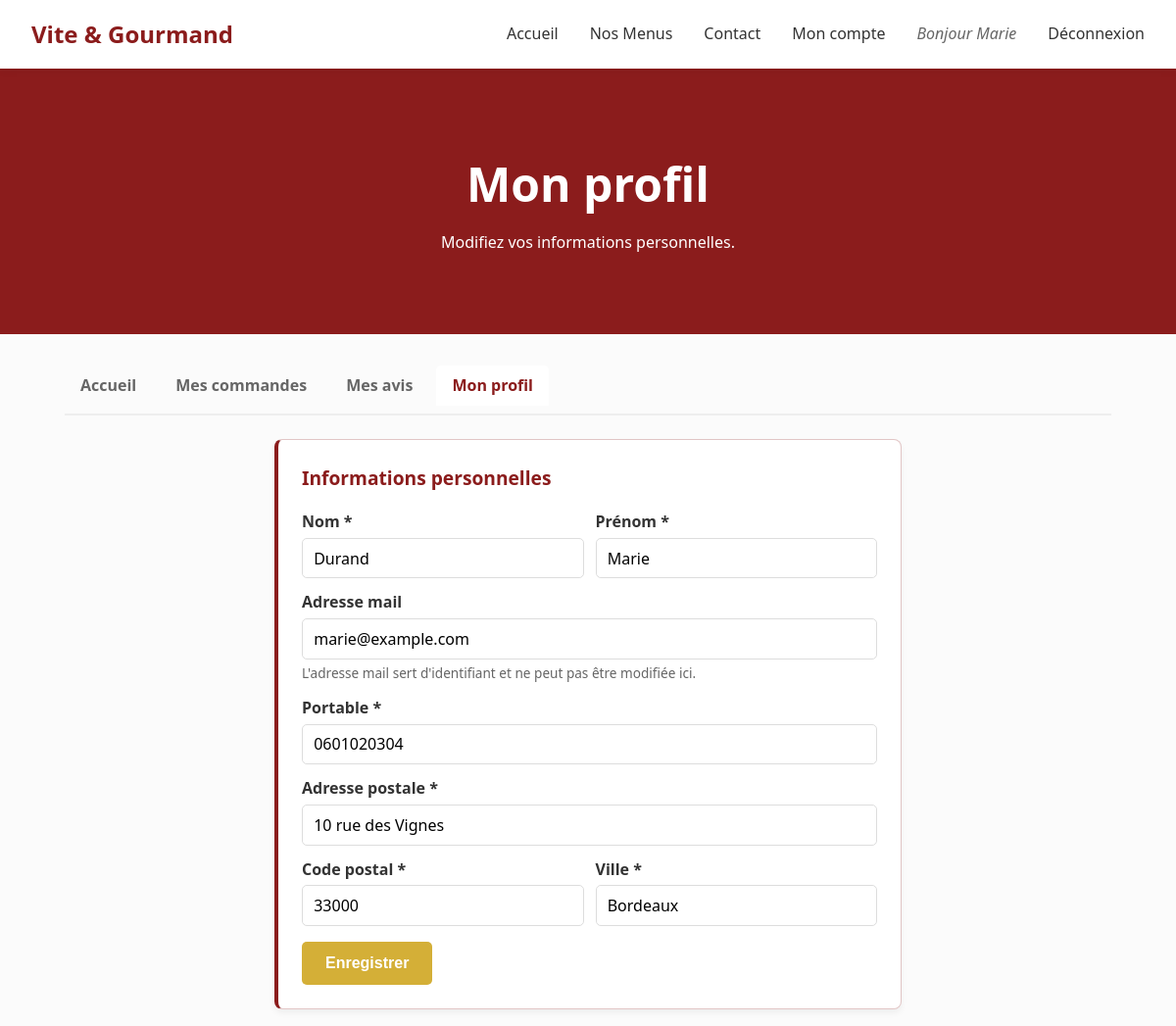
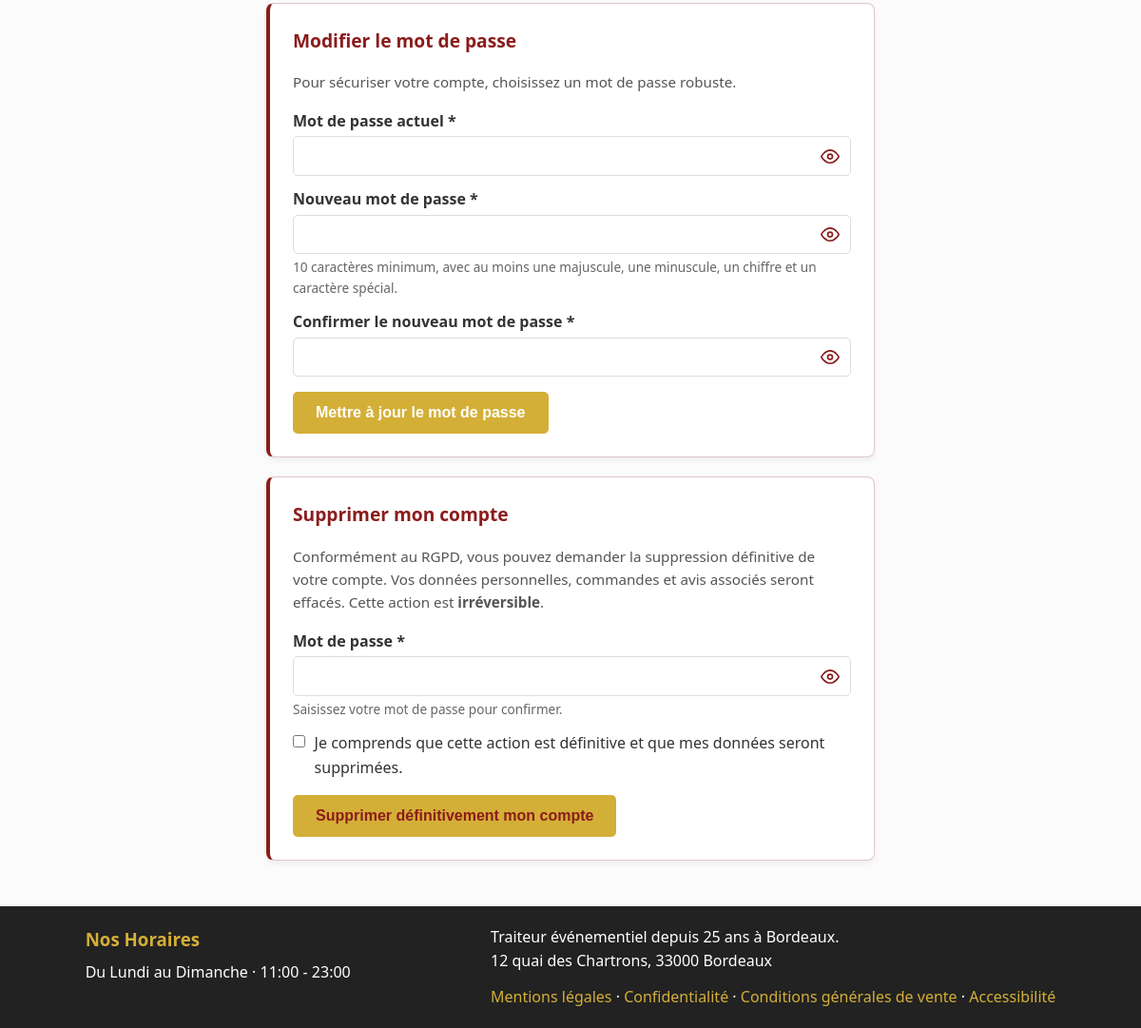
The app's page /public/mon-compte/profil (signed in) with its own data (2 pictures, top to bottom).
### tables this page shows
CREATE TABLE `utilisateur` (
  `utilisateur_id` INT NOT NULL AUTO_INCREMENT,
  `email` VARCHAR(100) NULL,
  `password` VARCHAR(255) NULL,
  `prenom` VARCHAR(50) NULL,
  `nom` VARCHAR(50) NULL,
  `telephone` VARCHAR(50) NULL,
  `adresse_postale` VARCHAR(255) NULL,
  `code_postal` VARCHAR(10) NULL,
  `ville` VARCHAR(50) NULL,
  `actif` TINYINT(1) NOT NULL DEFAULT 1,
  `email_verifie` TINYINT(1) NOT NULL DEFAULT 0,
  `email_token` VARCHAR(64) NULL,
  `email_token_expire` DATETIME NULL,
  `reset_token` VARCHAR(64) NULL,
  `reset_expire` DATETIME NULL,
  PRIMARY KEY (`utilisateur_id`),
  UNIQUE INDEX `idx_email_unique` (`email`)
);

### src/Controllers/CompteController.php (called while the page is built, shortened)
<?php
require_once __DIR__ . '/../Models/UtilisateurModel.php';
class CompteController {
    private UtilisateurModel $utilisateurModel;
    public function __construct() {
        $this->utilisateurModel       = new UtilisateurModel();
    }
    public function profil() {
        $utilisateur = $this->utilisateurModel->findById($this->userId());
        $old = [
            'nom'             => $utilisateur['nom'] ?? '',
            'prenom'          => $utilisateur['prenom'] ?? '',
            'email'           => $utilisateur['email'] ?? '',
            'telephone'       => $utilisateur['telephone'] ?? '',
            'adresse_postale' => $utilisateur['adresse_postale'] ?? '',
            'code_postal'     => $utilisateur['code_postal'] ?? '',
            'ville'           => $utilisateur['ville'] ?? '',
        ];
        require __DIR__ . '/../Views/compte/profil.php';
    }
    private function userId(): int {
        return (int) $_SESSION['utilisateur']['id'];
    }
}

### public/index.php (called while the page is built, shortened)
<?php
$router = new Router();
$url = trim($_GET['url'] ?? '', '/');
$router->dispatch($url);

### config/database.php (called while the page is built, shortened)
<?php
$config = [
    'host'     => getenv('DB_HOST') ?: 'localhost',
    'db_name'  => getenv('DB_NAME') ?: 'vite_gourmand',
    'username' => getenv('DB_USER') ?: 'root',
    'password' => getenv('DB_PASSWORD') !== false ? (string) getenv('DB_PASSWORD') : '',
];
$local = __DIR__ . '/database.local.php';
return $config;

### src/Services/SqlDatabase.php (called while the page is built, shortened)
<?php
class SqlDatabase {
    private string $host;
    private string $db_name;
    private string $username;
    private string $password;
    public function __construct() {
        $config = require __DIR__ . '/../../config/database.php';
        $this->host     = $config['host'];
        $this->db_name  = $config['db_name'];
        $this->username = $config['username'];
        $this->password = $config['password'];
    }
    public function getConnection(): ?PDO {
        $this->conn = null;
        try {
            $this->conn = new PDO(
                'mysql:host=' . $this->host . ';dbname=' . $this->db_name . ';charset=utf8mb4',
                $this->username,
                $this->password
            );
            $this->conn->setAttribute(PDO::ATTR_ERRMODE, PDO::ERRMODE_EXCEPTION);
            $this->conn->setAttribute(PDO::ATTR_DEFAULT_FETCH_MODE, PDO::FETCH_ASSOC);
        }
        catch (PDOException $exception) {
            echo 'Erreur de connexion à la base de données : ' . $exception->getMessage();
        }
        return $this->conn;
    }
}

### src/Repositories/UtilisateurRepository.php (called while the page is built, shortened)
<?php
require_once __DIR__ . '/../Services/SqlDatabase.php';
class UtilisateurRepository {
    private $conn;
    public function __construct() {
        $database = new SqlDatabase();
        $this->conn = $database->getConnection();
    }
    public function findById(int $id): ?array {
        $query = "SELECT * FROM utilisateur WHERE utilisateur_id = :id";
        $stmt = $this->conn->prepare($query);
        $stmt->execute([':id' => $id]);
        return $stmt->fetch() ?: null;
    }
}

### src/Models/UtilisateurModel.php (called while the page is built, shortened)
<?php
require_once __DIR__ . '/../Repositories/UtilisateurRepository.php';
class UtilisateurModel {
    private UtilisateurRepository $repository;
    public function __construct() {
        $this->repository = new UtilisateurRepository();
    }
    public function findById(int $id): ?array {
        return $this->repository->findById($id);
    }
}

### src/Views/compte/profil.php (the view, shortened to what this page needs)
<section class="compte-hero compte-hero-compact">
    <h1>Mon profil</h1>
    <p>Modifiez vos informations personnelles.</p>
</section>
<section class="compte-page">
    <?php require __DIR__ . '/cpte__nav.php'; ?>
    <div class="profil-layout">
        <div class="compte-card profil-card">
            <h2>Informations personnelles</h2>
            <form method="post" action="<?= BASE_URL ?>/mon-compte/profil" class="profil-form">
                <div class="commande-row">
                    <div class="champ">
                        <label for="nom">Nom *</label>
                        <input type="text" id="nom" name="nom" value="<?= htmlspecialchars($old['nom']) ?>" required autocomplete="family-name">
                    </div>
                    <div class="champ">
                        <label for="prenom">Prénom *</label>
                        <input type="text" id="prenom" name="prenom" value="<?= htmlspecialchars($old['prenom']) ?>" required autocomplete="given-name">
                    </div>
                </div>
                <div class="champ">
                    <label for="email">Adresse mail</label>
                    <input type="email" id="email" value="<?= htmlspecialchars($old['email']) ?>" readonly>
                    <small class="aide">L'adresse mail sert d'identifiant et ne peut pas être modifiée ici.</small>
                </div>
                <div class="champ">
                    <label for="telephone">Portable *</label>
                    <input type="tel" id="telephone" name="telephone" value="<?= htmlspecialchars($old['telephone']) ?>" required autocomplete="tel">
                </div>
                <div class="champ">
                    <label for="adresse_postale">Adresse postale *</label>
                    <input type="text" id="adresse_postale" name="adresse_postale" value="<?= htmlspecialchars($old['adresse_postale']) ?>" required autocomplete="street-address">
                </div>
                <div class="commande-row">
                    <div class="champ">
                        <label for="code_postal">Code postal *</label>
                    <input type="text" id="code_postal" name="code_postal" value="<?= htmlspecialchars($old['code_postal']) ?>"
                           inputmode="numeric" maxlength="10" required autocomplete="postal-code">
                    </div>
                    <div class="champ">
                        <label for="ville">Ville *</label>
                        <input type="text" id="ville" name="ville" value="<?= htmlspecialchars($old['ville']) ?>" required autocomplete="address-level2">
                    </div>
                </div>
                <button type="submit" class="btn">Enregistrer</button>
            </form>
        </div>
        <div class="compte-card profil-card" id="modifier-mot-de-passe">
            <h2>Modifier le mot de passe</h2>
            <p class="profil-card-intro">Pour sécuriser votre compte, choisissez un mot de passe robuste.</p>
            <form method="post" action="<?= BASE_URL ?>/mon-compte/changer-mot-de-passe" class="profil-form">
                <div class="champ">
                    <label for="password_actuel">Mot de passe actuel *</label>
                    <input type="password" id="password_actuel" name="password_actuel" required autocomplete="current-password">
                </div>
                <div class="champ">
                    <label for="password_nouveau">Nouveau mot de passe *</label>
                    <input type="password" id="password_nouveau" name="password_nouveau" required autocomplete="new-password">
                    <small class="aide">10 caractères minimum, avec au moins une majuscule, une minuscule, un chiffre et un caractère spécial.</small>
                </div>
                <div class="champ">
                    <label for="password_confirmation_nouveau">Confirmer le nouveau mot de passe *</label>
                    <input type="password" id="password_confirmation_nouveau" name="password_confirmation_nouveau" required autocomplete="new-password">
                </div>
                <button type="submit" class="btn">Mettre à jour le mot de passe</button>
            </form>
        </div>
        <?php
        $roleCompte = $_SESSION['utilisateur']['role'] ?? 'utilisateur';
        if ($roleCompte === 'utilisateur'):
        ?>
        <div class="compte-card profil-card profil-card-danger">
            <h2>Supprimer mon compte</h2>
            <p class="profil-card-intro">
                Conformément au RGPD, vous pouvez demander la suppression définitive de votre compte.
                Vos données personnelles, commandes et avis associés seront effacés.
                Cette action est <strong>irréversible</strong>.
            </p>
            <form method="post" action="<?= BASE_URL ?>/mon-compte/supprimer-compte" class="profil-form"
                  data-confirm="Confirmez-vous la suppression définitive de votre compte ?">
                <div class="champ">
                    <label for="password_confirmation">Mot de passe *</label>
                    <input type="password" id="password_confirmation" name="password_confirmation" required autocomplete="current-password">
                    <small class="aide">Saisissez votre mot de passe pour confirmer.</small>
                </div>
                <div class="champ champ-checkbox">
                    <label>
                        <input type="checkbox" name="confirm_suppression" value="1" required>
                        Je comprends que cette action est définitive et que mes données seront supprimées.
                    </label>
                </div>
                <button type="submit" class="btn btn-danger">Supprimer définitivement mon compte</button>
            </form>
        </div>
        <?php endif; ?>
    </div>
</section>
<?php
require __DIR__ . '/../layout.php';

### public/css/style.css (style rules this page uses)
:root { --primary: #8b1c1c; --primary-light: #b32424; --secondary: #d4af37; --bg-light: #fbfbfb; --text-main: #333333; --text-muted: #666666; accent-color: var(--primary); }
* { box-sizing: border-box; margin: 0; padding: 0; }
body { font-family: 'Segoe UI', Tahoma, Geneva, Verdana, sans-serif; color: var(--text-main); background-color: var(--bg-light); line-height: 1.6; display: flex; flex-direction: column; min-height: 100vh; }
.btn { display: inline-block; background-color: var(--secondary); color: #fff; padding: 0.8rem 1.5rem; border-radius: 5px; font-weight: bold; font-size: 1rem; border: none; cursor: pointer; text-align: center; transition: background 0.3s, color 0.3s, border-color 0.3s; }
.champ { display: flex; flex-direction: column; gap: 0.3rem; }
.champ label { font-weight: 600; }
.champ input, .champ textarea { padding: 0.7rem; border: 1px solid #ddd; border-radius: 5px; font-size: 1rem; font-family: inherit; }
input[type="checkbox"], input[type="radio"] { accent-color: var(--primary); }
.password-field input { width: 100%; padding-right: 2.75rem; box-sizing: border-box; }
.aide { font-size: 0.85rem; color: var(--text-muted); }
.commande-row { display: grid; grid-template-columns: 1fr; gap: 1rem; margin-top: 1rem; }
.commande-row:first-of-type { margin-top: 0; }
.btn-danger { color: #8b1c1c; border-color: #8b1c1c; }
.compte-hero { background-color: var(--primary); color: #fff; text-align: center; padding: 3rem 1.5rem; }
.compte-hero-compact { padding: 2rem 1.5rem; }
.compte-hero h1 { font-size: 2rem; margin-bottom: 0.5rem; }
.compte-page { max-width: 1100px; margin: 0 auto; padding: 2rem 1rem 3rem; }
.compte-card { background: #fff; padding: 1.5rem; border-radius: 8px; box-shadow: 0 4px 6px rgba(0,0,0,0.05); }
.profil-layout { max-width: 640px; margin: 0 auto; display: flex; flex-direction: column; gap: 1.25rem; }
.profil-card { border: 1px solid rgba(139, 28, 28, 0.25); border-left: 4px solid var(--primary); }
.profil-card h2 { margin: 0 0 0.75rem; font-size: 1.2rem; color: var(--primary); }
.profil-card-intro { margin: 0 0 1rem; color: #555; font-size: 0.95rem; }
.profil-card-danger h2 { color: var(--primary); }
.profil-form { display: flex; flex-direction: column; gap: 0.75rem; }
.profil-form .commande-row { margin-top: 0; gap: 0.75rem; }
.profil-form .champ { gap: 0.2rem; }
.profil-form .champ input { padding: 0.55rem 0.7rem; }
.profil-form .btn { margin-top: 0.25rem; align-self: flex-start; }
.champ-checkbox label { display: flex; align-items: flex-start; gap: 0.6rem; font-weight: normal; cursor: pointer; }
.champ-checkbox input[type="checkbox"] { margin-top: 0.25rem; flex-shrink: 0; }
.compte-card h2 { color: var(--primary); font-size: 1.2rem; margin-bottom: 1rem; }
@media (min-width: 768px) { .commande-row { grid-template-columns: 1fr 1fr; } }
@media (min-width: 768px) { .compte-hero, .commande-hero { padding: 5rem 2rem; } }
@media (min-width: 768px) { .compte-hero h1, .commande-hero h1 { font-size: 3rem; } }

### records on screen
utilisateur: nom "Durand", prenom "Marie", email "marie@example.com", telephone "0601020304", adresse_postale "10 rue des Vignes", code_postal "33000", ville "Bordeaux"

### other values on screen
$_SESSION['utilisateur']['prenom'] "Marie"
$ligneHoraire "Du Lundi au Dimanche · 11:00 - 23:00"
